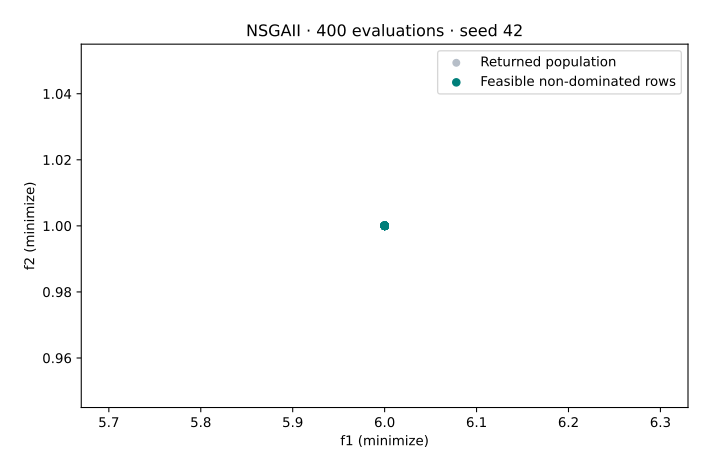

This figure's Python source:
"""Verified VAMOS 1.0.1 lesson: permutation. See coverage-setup for dependencies."""


def execute_example(problem, algorithm, config, budget, seed=42, engine="numpy"):
    import numpy as np

    from vamos import OptimizationResult, optimize

    result = optimize(problem, algorithm=algorithm, algorithm_config=config, max_evaluations=budget, seed=seed, engine=engine)
    G = result.data.get("G")
    if getattr(problem, "n_constraints", 0) and G is None:
        raise ValueError("Declared constraints are missing from the returned result.")
    feasible_rows = np.arange(len(result.F)) if G is None else np.flatnonzero(np.all(G <= 0, axis=1))
    if len(feasible_rows):
        feasible = OptimizationResult({"X": result.X[feasible_rows], "F": result.F[feasible_rows]})
        front, local = feasible.front(return_indices=True)
        front_rows = feasible_rows[local]
    else:
        front, front_rows = np.empty((0, problem.n_obj)), np.empty(0, dtype=int)
    print(f"Algorithm: {algorithm}; encoding: {problem.encoding}; backend: {engine}; seed: {seed}")
    print(f"Returned X: {result.X.shape}; F: {result.F.shape}; result mode: population")
    print(f"Feasible rows: {len(feasible_rows)}/{len(result.F)}; feasible non-dominated rows: {len(front)}")
    print(f"Evaluations: {result.data['evaluations']}")
    return {
        "problem": problem,
        "algorithm": algorithm,
        "config": config,
        "result": result,
        "feasible_rows": feasible_rows,
        "front": front,
        "front_rows": front_rows,
    }


def run_encoding(encoding="binary", budget=400):
    import numpy as np

    from vamos import make_problem_selection
    from vamos.algorithms import NSGAIIConfig

    choices = {
        "binary": ("zdt5", "uniform", "bitflip"),
        "integer": ("int_alloc", "uniform", "reset"),
        "permutation": ("tsp6", "ox", "swap"),
        "mixed": ("mixed_design", "mixed", "mixed"),
    }
    name, crossover, mutation = choices[encoding]
    problem = make_problem_selection(name).instantiate()
    config = (
        NSGAIIConfig.builder()
        .pop_size(40)
        .offspring_size(40)
        .crossover(crossover, prob=0.9)
        .mutation(mutation, prob=1.0 / problem.n_var)
        .selection("tournament", size=2)
        .result_mode("population")
        .build()
    )
    data = execute_example(problem, "nsgaii", config, budget)
    x = data["result"].X
    if encoding == "binary":
        valid = np.isin(x, [0, 1]).all()
    elif encoding == "permutation":
        valid = (np.sort(x, axis=1) == np.arange(problem.n_var)).all()
    else:
        discrete = (
            np.arange(problem.n_var)
            if encoding == "integer"
            else np.concatenate([problem.mixed_spec["int_idx"], problem.mixed_spec["cat_idx"]])
        )
        valid = np.equal(x[:, discrete], np.rint(x[:, discrete])).all()
    valid = bool(valid and np.all(x >= problem.xl) and np.all(x <= problem.xu))
    if not valid:
        raise ValueError("Returned decisions violate the representation's domains.")
    print(f"Domain checks: passed for {encoding}")
    return data


def plot_example(data, output):
    from pathlib import Path

    import matplotlib

    matplotlib.use("Agg")
    import matplotlib.pyplot as plt
    import numpy as np

    output = Path(output)
    if output.exists():
        raise FileExistsError(f"Choose a new figure filename: {output}")
    if output.suffix.lower() != ".svg":
        raise ValueError("Use an .svg output filename.")
    f = data["result"].F
    with plt.rc_context({"svg.hashsalt": "vamos-coverage", "svg.fonttype": "none"}):
        fig = plt.figure(figsize=(7, 4.5), layout="constrained")
        if f.shape[1] == 3:
            ax = fig.add_subplot(projection="3d")
            ax.scatter(*f.T, c="#007f7a", s=22)
            ax.set(xlabel="f1", ylabel="f2", zlabel="f3")
            ax.set_box_aspect((1, 1, 0.85), zoom=0.85)
        else:
            ax = fig.add_subplot()
            ax.scatter(*f.T, c="#b6bec8", s=25, label="Returned population")
            if len(data["front"]):
                ax.scatter(*data["front"].T, c="#007f7a", s=30, label="Feasible non-dominated rows")
            labels = {
                "WeldedBeamDesignProblem": ("Cost (minimize)", "Deflection proxy (minimize)"),
                "FeatureSelectionProblem": ("Validation error (minimize)", "Feature count (minimize)"),
                "HyperparameterTuningProblem": ("Validation error (minimize)", "Complexity proxy (minimize)"),
            }
            xlabel, ylabel = labels.get(type(data["problem"]).__name__, ("f1 (minimize)", "f2 (minimize)"))
            ax.set(xlabel=xlabel, ylabel=ylabel)
            ax.legend()
        if data["problem"].__class__.__name__ in {"ZDT1", "ZDT1Problem"}:
            x = np.linspace(0, 1, 101)
            ax.plot(x, 1 - np.sqrt(x), "--", c="#7c8795", label="Analytical front")
            ax.legend()
        ax.set_title(f"{data['algorithm'].upper()} · {data['result'].data['evaluations']} evaluations · seed 42")
        fig.savefig(output, metadata={"Date": None}, bbox_inches="tight", pad_inches=0.25)
        plt.close(fig)
    output.write_text("\n".join(line.rstrip() for line in output.read_text(encoding="utf-8").splitlines()) + "\n", encoding="utf-8")


def lesson_cli(function, default_budget=400):
    import argparse

    parser = argparse.ArgumentParser(description="Run a bounded VAMOS example and optionally plot its actual result.")
    parser.add_argument("--budget", type=int, default=default_budget)
    parser.add_argument("--output", help="New SVG filename; requires Matplotlib")
    args = parser.parse_args()
    data = function(budget=args.budget)
    if args.output:
        plot_example(data, args.output)


def run_lesson(budget=400):
    return run_encoding("permutation", budget)



if __name__ == "__main__":
    lesson_cli(run_lesson, default_budget=400)
